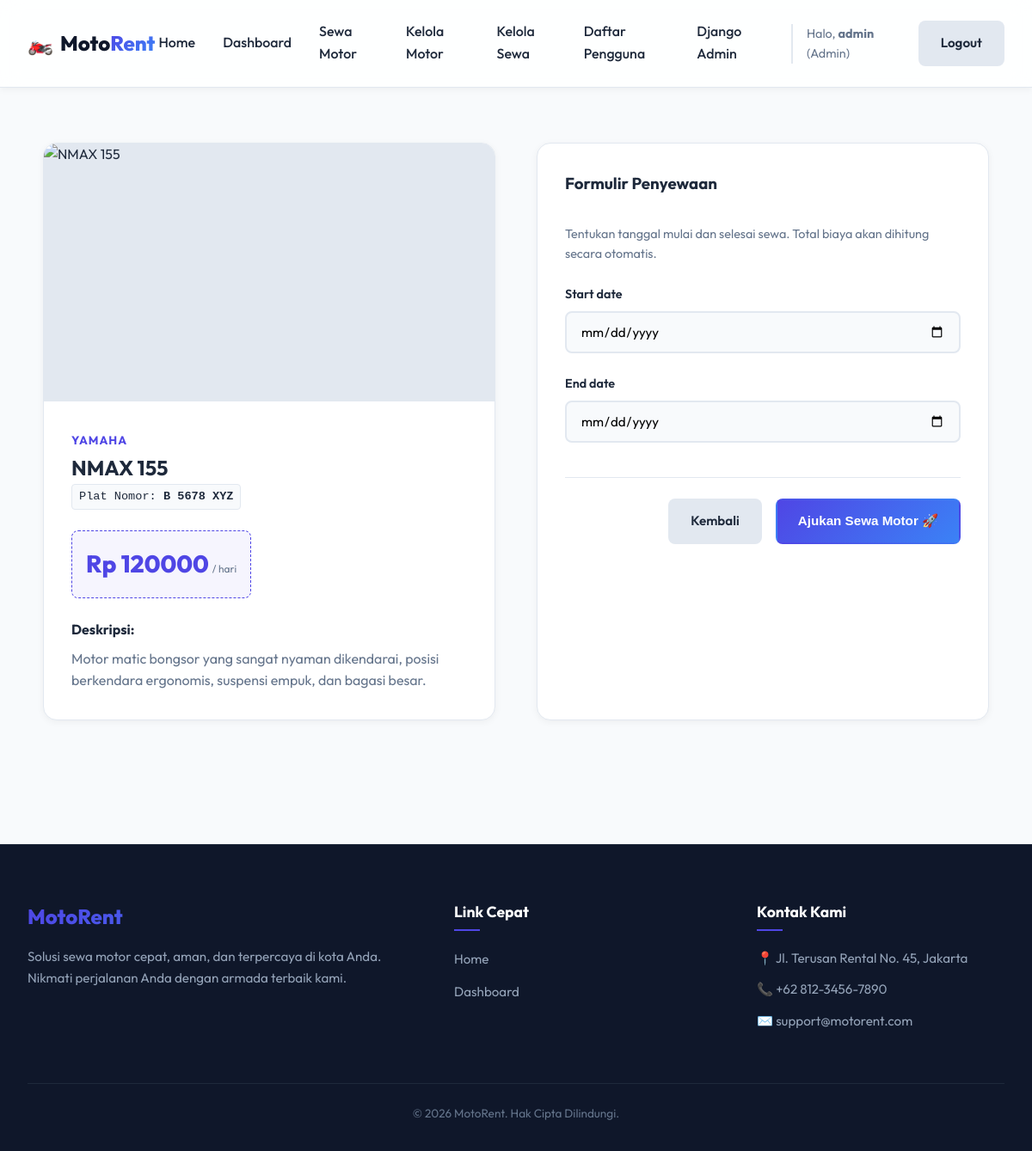
/motor/book/2/ (signed in), run on the app's committed database.
### rental/models.py (models this page shows, shortened)
class Motor(models.Model):
    STATUS_CHOICES = [
        ('available', 'Tersedia'),
        ('rented', 'Disewa'),
        ('maintenance', 'Perawatan'),
    ]
    name = models.CharField(max_length=100)
    brand = models.CharField(max_length=50)
    plate_number = models.CharField(max_length=20, unique=True)
    price_per_day = models.DecimalField(max_digits=10, decimal_places=2)
    status = models.CharField(max_length=20, choices=STATUS_CHOICES, default='available')
    image_url = models.CharField(max_length=300, blank=True, null=True, default='/static/images/default_motor.jpg')
    description = models.TextField(blank=True, null=True)

### rental/views.py (the view)
# urls.py: path('motor/book/<int:motor_id>/', views.booking_create_view, name='booking_create'),
@login_required
def booking_create_view(request, motor_id):
    motor = get_object_or_404(Motor, id=motor_id)
    if motor.status != 'available':
        messages.error(request, "Maaf, motor ini tidak tersedia untuk disewa saat ini.")
        return redirect('motor_browse')
    if request.method == 'POST':
        form = BookingForm(request.POST)
        if form.is_valid():
            rental = form.save(commit=False)
            rental.user = request.user
            rental.motor = motor
            rental.status = 'pending'
            rental.save()
            messages.success(request, f"Pengajuan sewa motor {motor.name} berhasil dikirim! Menunggu persetujuan admin.")
            return redirect('dashboard')
    else:
        form = BookingForm()
    context = {
        'form': form,
        'motor': motor
    }
    return render(request, 'user/booking_form.html', context)

### rental/forms.py (shortened to what this page needs)
class BookingForm(forms.ModelForm):
    class Meta:
        model = Rental
        fields = ['start_date', 'end_date']
        widgets = {
            'start_date': forms.DateInput(attrs={'type': 'date', 'class': 'form-input'}),
            'end_date': forms.DateInput(attrs={'type': 'date', 'class': 'form-input'}),
        }

### templates/user/booking_form.html (shortened to what this page needs)
{% extends 'base.html' %}
{% block content %}
<section class="booking-section">
    <div class="booking-grid">
        <div class="booking-motor-card card">
            <div class="motor-img-wrapper">
                {% if motor.image_url %}
                    <img src="{{ motor.image_url }}" alt="{{ motor.name }}" onerror="this.onerror=null; this.src='https://images.unsplash.com/photo-1558981806-ec527fa84c39?auto=format&fit=crop&q=80&w=400';">
                {% else %}
                    <img src="https://images.unsplash.com/photo-1558981806-ec527fa84c39?auto=format&fit=crop&q=80&w=400" alt="Motor Default">
                {% endif %}
            </div>
            <div class="booking-motor-details">
                <span class="motor-brand">{{ motor.brand }}</span>
                <h2>{{ motor.name }}</h2>
                <p class="motor-plate">Plat Nomor: <strong>{{ motor.plate_number }}</strong></p>
                <div class="price-badge">
                    <span class="price-val">Rp {{ motor.price_per_day|floatformat:0 }}</span>
                    <span class="price-unit">/ hari</span>
                </div>
                {% if motor.description %}
                    <div class="motor-desc-box">
                        <h4>Deskripsi:</h4>
                        <p>{{ motor.description }}</p>
                    </div>
                {% endif %}
            </div>
        </div>
        <div class="booking-form-card card">
            <h3>Formulir Penyewaan</h3>
            <p class="form-instruction">Tentukan tanggal mulai dan selesai sewa. Total biaya akan dihitung secara otomatis.</p>
            <form method="POST" class="booking-form-element">
                {% for field in form %}
                    <div class="form-group">
                        <label for="{{ field.id_for_label }}">{{ field.label }}</label>
                        {{ field }}
                    </div>
                {% endfor %}
                <div class="form-actions">
                    <a href="{% url 'motor_browse' %}" class="btn btn-secondary">Kembali</a>
                    <button type="submit" class="btn btn-primary">Ajukan Sewa Motor 🚀</button>
                </div>
            </form>
        </div>
    </div>
</section>
{% endblock %}

### templates/base.html (shortened to what this page needs)
{% load static %}
<!DOCTYPE html>
<html lang="id">
<head>
    <link rel="stylesheet" href="{% static 'css/style.css' %}">
</head>
<body>
    <header class="navbar-header">
        <div class="nav-container">
            <a href="{% url 'landing' %}" class="brand-logo">
                <span class="logo-icon">🏍️</span>
                <span class="logo-text">Moto<span class="highlight">Rent</span></span>
            </a>
            <nav class="nav-menu">
                <a href="{% url 'landing' %}" class="nav-link">Home</a>
                {% if user.is_authenticated %}
                    {% if user.profile.role == 'admin' %}
                        <a href="{% url 'dashboard' %}" class="nav-link">Dashboard</a>
                        <a href="{% url 'motor_browse' %}" class="nav-link">Sewa Motor</a>
                        <a href="{% url 'motor_list' %}" class="nav-link">Kelola Motor</a>
                        <a href="{% url 'rental_list' %}" class="nav-link">Kelola Sewa</a>
                        <a href="{% url 'user_list' %}" class="nav-link">Daftar Pengguna</a>
                        <a href="/admin/" class="nav-link text-warning" target="_blank">Django Admin</a>
                    {% else %}
                        <a href="{% url 'dashboard' %}" class="nav-link">Dashboard Saya</a>
                        <a href="{% url 'motor_browse' %}" class="nav-link">Sewa Motor</a>
                    {% endif %}
                    <span class="nav-user-greeting">Halo, <strong>{{ user.username }}</strong> ({% if user.profile.role == 'admin' %}Admin{% else %}User{% endif %})</span>
                    <a href="{% url 'logout' %}" class="btn btn-secondary nav-btn">Logout</a>
                {% else %}
                    <a href="{% url 'login' %}" class="nav-link">Login</a>
                    <a href="{% url 'register' %}" class="btn btn-primary nav-btn">Register</a>
                {% endif %}
            </nav>
        </div>
    </header>
    <main class="main-content">
        {% block content %}
        {% endblock %}
    </main>
    <footer class="main-footer">
        <div class="footer-container">
            <div class="footer-brand">
                <h3>MotoRent</h3>
                <p>Solusi sewa motor cepat, aman, dan terpercaya di kota Anda. Nikmati perjalanan Anda dengan armada terbaik kami.</p>
            </div>
            <div class="footer-links">
                <h4>Link Cepat</h4>
                <ul>
                    <li><a href="{% url 'landing' %}">Home</a></li>
                    {% if user.is_authenticated %}
                        <li><a href="{% url 'dashboard' %}">Dashboard</a></li>
                    {% else %}
                        <li><a href="{% url 'login' %}">Login</a></li>
                        <li><a href="{% url 'register' %}">Register</a></li>
                    {% endif %}
                </ul>
            </div>
            <div class="footer-contact">
                <h4>Kontak Kami</h4>
                <p>📍 Jl. Terusan Rental No. 45, Jakarta</p>
                <p>📞 +62 812-3456-7890</p>
                <p>✉️ support@motorent.com</p>
            </div>
        </div>
        <div class="footer-bottom">
            <p>&copy; 2026 MotoRent. Hak Cipta Dilindungi.</p>
        </div>
    </footer>
</body>
</html>

### data on the page
Motor: brand "YAMAHA", name "NMAX 155", plate_number "B 5678 XYZ", price_per_day "120000", description "Motor matic bongsor yang sangat nyaman dikendarai, posisi berkendara ergonomis, suspensi empuk, dan bagasi besar."

### other printed values
{{ user.username }} "admin"
{{ field.label }} "Start date" "End date"
